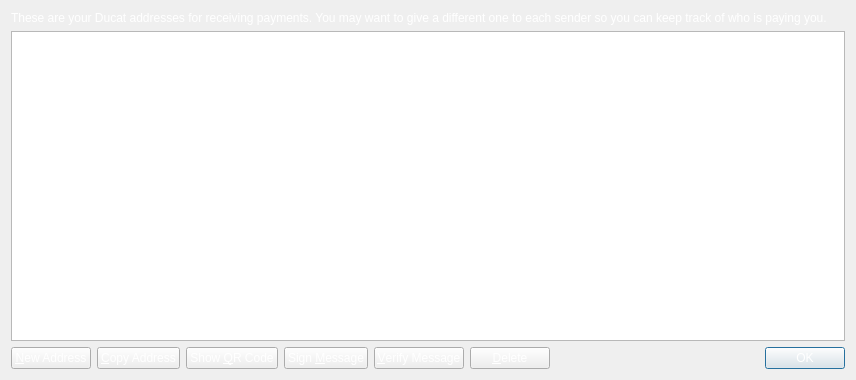
<?xml version="1.0" encoding="UTF-8"?>
<ui version="4.0">
 <class>AddressBookPage</class>
 <widget class="QWidget" name="AddressBookPage">
  <property name="geometry">
   <rect>
    <x>0</x>
    <y>0</y>
    <width>856</width>
    <height>380</height>
   </rect>
  </property>
  <property name="windowTitle">
   <string>Address Book</string>
  </property>
  <property name="styleSheet">
   <string notr="true">background:url(:/images/background3);
color: rgb(255, 255, 255);</string>
  </property>
  <layout class="QVBoxLayout" name="verticalLayout">
   <item>
    <widget class="QLabel" name="labelExplanation">
     <property name="text">
      <string>These are your Ducat addresses for receiving payments. You may want to give a different one to each sender so you can keep track of who is paying you.</string>
     </property>
     <property name="textFormat">
      <enum>Qt::PlainText</enum>
     </property>
     <property name="wordWrap">
      <bool>true</bool>
     </property>
    </widget>
   </item>
   <item>
    <widget class="QTableView" name="tableView">
     <property name="contextMenuPolicy">
      <enum>Qt::CustomContextMenu</enum>
     </property>
     <property name="toolTip">
      <string>Double-click to edit address or label</string>
     </property>
     <property name="tabKeyNavigation">
      <bool>false</bool>
     </property>
     <property name="selectionMode">
      <enum>QAbstractItemView::SingleSelection</enum>
     </property>
     <property name="selectionBehavior">
      <enum>QAbstractItemView::SelectRows</enum>
     </property>
     <property name="sortingEnabled">
      <bool>true</bool>
     </property>
     <attribute name="verticalHeaderVisible">
      <bool>false</bool>
     </attribute>
    </widget>
   </item>
   <item>
    <layout class="QHBoxLayout" name="horizontalLayout">
     <item>
      <widget class="QPushButton" name="newAddressButton">
       <property name="toolTip">
        <string>Create a new address</string>
       </property>
       <property name="text">
        <string>&amp;New Address</string>
       </property>
      </widget>
     </item>
     <item>
      <widget class="QPushButton" name="copyToClipboard">
       <property name="toolTip">
        <string>Copy the currently selected address to the system clipboard</string>
       </property>
       <property name="text">
        <string>&amp;Copy Address</string>
       </property>
      </widget>
     </item>
     <item>
      <widget class="QPushButton" name="showQRCode">
       <property name="text">
        <string>Show &amp;QR Code</string>
       </property>
      </widget>
     </item>
     <item>
      <widget class="QPushButton" name="signMessage">
       <property name="toolTip">
        <string>Sign a message to prove you own a Ducat address</string>
       </property>
       <property name="text">
        <string>Sign &amp;Message</string>
       </property>
      </widget>
     </item>
     <item>
      <widget class="QPushButton" name="verifyMessage">
       <property name="toolTip">
        <string>Verify a message to ensure it was signed with a specified Ducat address</string>
       </property>
       <property name="text">
        <string>&amp;Verify Message</string>
       </property>
      </widget>
     </item>
     <item>
      <widget class="QPushButton" name="deleteButton">
       <property name="toolTip">
        <string>Delete the currently selected address from the list</string>
       </property>
       <property name="text">
        <string>&amp;Delete</string>
       </property>
      </widget>
     </item>
     <item>
      <spacer name="horizontalSpacer">
       <property name="orientation">
        <enum>Qt::Horizontal</enum>
       </property>
       <property name="sizeHint" stdset="0">
        <size>
         <width>40</width>
         <height>20</height>
        </size>
       </property>
      </spacer>
     </item>
     <item>
      <widget class="QDialogButtonBox" name="buttonBox">
       <property name="sizePolicy">
        <sizepolicy hsizetype="Maximum" vsizetype="Fixed">
         <horstretch>0</horstretch>
         <verstretch>0</verstretch>
        </sizepolicy>
       </property>
       <property name="standardButtons">
        <set>QDialogButtonBox::Ok</set>
       </property>
      </widget>
     </item>
    </layout>
   </item>
  </layout>
 </widget>
 <resources>
  <include location="../bitcoin.qrc"/>
 </resources>
 <connections/>
</ui>
